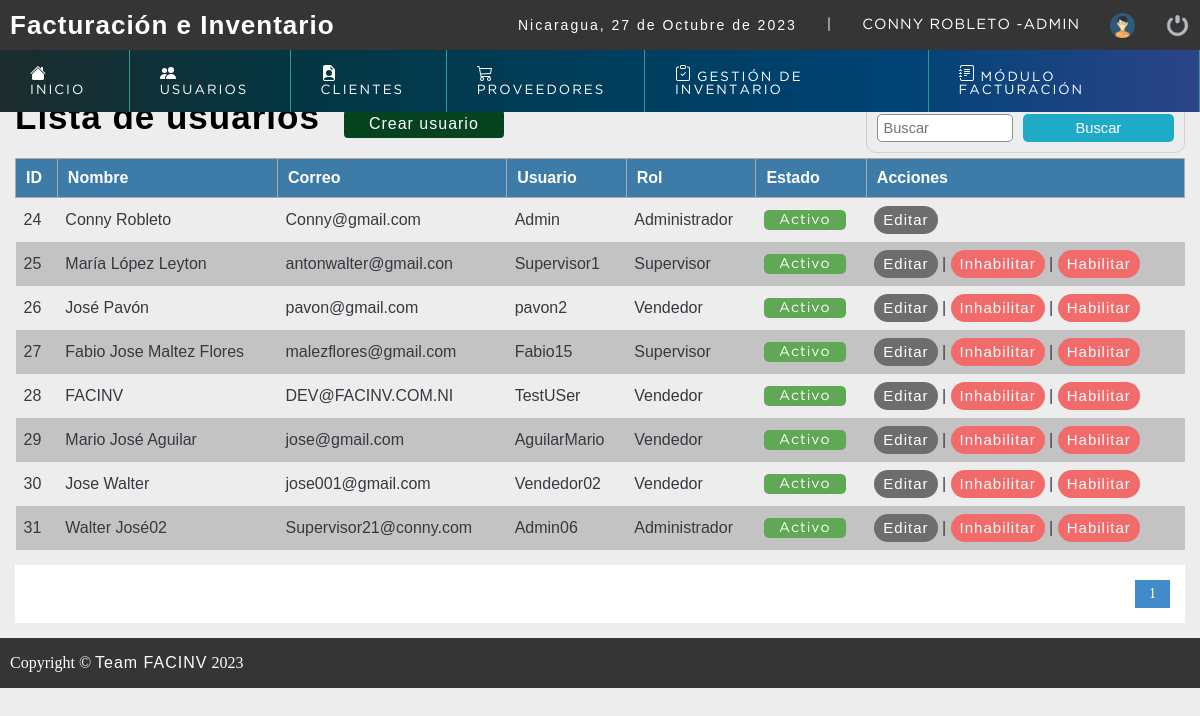
The app's page /sistema/lista_usuarios.php (signed in) with its own data.
### tables this page shows
CREATE TABLE `usuario` (
  `idusuario` int(11) NOT NULL,
  `nombre` varchar(50) DEFAULT NULL,
  `correo` varchar(100) DEFAULT NULL,
  `usuario` varchar(15) DEFAULT NULL,
  `clave` varchar(100) DEFAULT NULL,
  `rol` int(11) DEFAULT NULL,
  `estatus` int(11) NOT NULL DEFAULT 1
);

CREATE TABLE `rol` (
  `idrol` int(11) NOT NULL,
  `rol` varchar(20) DEFAULT NULL
);

### sistema/lista_usuarios.php (the view, shortened to what this page needs)
<?php
	include "../conexion.php";
 ?>
<!DOCTYPE html>
<html lang="en">
<head>
	<?php include "includes/scripts.php"; ?>
</head>
<body>
	<?php include "includes/header.php"; ?>
	<section id="container">
		<h1>Lista de usuarios</h1>
		<a href="registro_usuario.php" class="btn_new">Crear usuario</a>
		<form action="buscar_usuario.php" method="get" class="form_search">
			<input type="text" name="busqueda" id="busqueda" placeholder="Buscar">
			<input type="submit" value="Buscar" class="btn_search">
		</form>
		<table>
			<tr>
				<th>ID</th>
				<th>Nombre</th>
				<th>Correo</th>
				<th>Usuario</th>
				<th>Rol</th>
				<th>Estado</th>
				<th>Acciones</th>
			</tr>
		<?php
			$sql_registe = mysqli_query($conection,"SELECT COUNT(*) as total_registro FROM usuario WHERE estatus != 10 ");
			$result_register = mysqli_fetch_array($sql_registe);
			$total_registro = $result_register['total_registro'];
			$por_pagina = 10;
			if(empty($_GET['pagina']))
			{
				$pagina = 1;
			}else{
				$pagina = $_GET['pagina'];
			}
			$desde = ($pagina-1) * $por_pagina;
			$total_paginas = ceil($total_registro / $por_pagina);
			$query = mysqli_query($conection,"SELECT u.idusuario, u.nombre, u.correo, u.usuario,u.estatus, r.rol as rol, e.Descripcion as estado FROM usuario u INNER JOIN rol r ON u.rol = r.idrol
			                      INNER JOIN estado e ON u.estatus=e.codestado
			                      WHERE u.estatus !=10 ORDER BY u.idusuario
											  ASC LIMIT $desde,$por_pagina
				");
			$result = mysqli_num_rows($query);
			if($result > 0){
				while ($data = mysqli_fetch_array($query)) {
					if($data["estatus"]== 1){
						$estatus = '<span class="pagada" >Activo</span>';
					}else{
					 $estatus = '<span class="anulada" >Inactivo</span>';
					}
			?>
				<tr>
					<td><?php echo $data["idusuario"]; ?></td>
					<td><?php echo $data["nombre"]; ?></td>
					<td><?php echo $data["correo"]; ?></td>
					<td><?php echo $data["usuario"]; ?></td>
					<td><?php echo $data['rol']; ?></td>
					<td><?php echo $estatus; ?></td>
					<td>
						<a class="link_edit" href="editar_usuario.php?id=<?php echo $data["idusuario"]; ?>">Editar</a>
					<?php if($data["idusuario"] != 24){ ?>
						|
						<a class="link_delete" href="eliminar_confirmar_usuario.php?id=<?php echo $data["idusuario"]; ?>">Inhabilitar</a>
						|
						<a class="link_delete" href="habilitarusuario.php?id=<?php echo $data["idusuario"]; ?>">Habilitar</a>
					<?php } ?>
					</td>
				</tr>
		<?php
				}
			}
		 ?>
		</table>
		<div class="paginador">
			<ul>
			<?php
				for ($i=1; $i <= $total_paginas; $i++) {
					if($i == $pagina)
					{
						echo '<li class="pageSelected">'.$i.'</li>';
					}else{
						echo '<li><a href="?pagina='.$i.'">'.$i.'</a></li>';
					}
				}
			 ?>
			</ul>
		</div>
	</section>
	<?php include "includes/footer.php"; ?>
</body>
</html>

### sistema/css/style.css (style rules this page uses)
* { margin: 0; padding: 0; box-sizing: border-box; }
body { background: #ededed; }
h1, h2, h3, h4, h5, h6 { font-family: 'arial'; font-weight: bold; letter-spacing: 1px; }
h1 { font-size: 26px; }
a { text-decoration: none; font-family: arial; letter-spacing: 1px; }
span { font-family: 'GothamBook'; letter-spacing: 1px; font-size: 14px; line-height: 20px; }
#container { padding: 90px 15px 15px; }
form { background: #FFF; margin: auto; padding: 20px 50px; border: 1px solid #d1d1d1; }
input,select { display: block; width: 100%; font-size: 11pt; padding: 5px; border: 1px solid #85929e; border-radius: 5px; }
.btn_new { display: inline-block; background: #05421e; color: #FFF; padding: 5px 25px; border-radius: 4px; margin: 20px; }
#container h1 { font-size: 35px; display : inline-block; }
table { color: #343a40; border-collapse: collapse; font-size: 12pt; font-family: 'arial'; width: 100%; overflow: hidden; }
table th { text-align: left; padding: 10px; background: #3d7ba8; color:#fff; border: 1px solid #AAAAAA; overflow: hidden; }
table tr:nth-child(odd) { background: rgba(0, 0, 0, 0.178); }
table td { padding: 8px; margin: 15px; }
.link_edit { display: inline-block; padding: 7px 9px; border-radius: 100px; background: rgb(110, 108, 108); color: #fff; font-weight: 60; font-size: 15px; line-height: 14px; }
.link_delete { display: inline-block; padding: 7px 9px; border-radius: 100px; background: #f26b6b;; color: #fff; font-weight: 60; font-size: 15px; line-height: 14px; }
.paginador ul { padding: 15px; list-style: none; background: #FFF; margin-top: 15px; display: -webkit-flex; display: -moz-flex; display: -ms-flex; display: -o-flex; display: flex; justify-content: flex-end; }
.paginador a, .pageSelected { color: #428bca; border: 1px solid #ddd; padding: 5px; display: inline-block; font-size: 14px; text-align: center; width: 35px; }
.pageSelected { color: #FFF; background: #428bca; border: 1px solid #428bca; }
.form_search { margin-top: 13px; display: -webkit-flex; display: -moz-flex; display: -ms-flex; display: -o-flex; display: flex; float: right; background: initial; padding: 10px; border-radius: 10px; }
.form_search .btn_search { background: #1faac8; color: #FFF; padding: 0 20px; border: 0; cursor: pointer; margin-left: 10px; }
.pagada, .anulada { color: #fff; background: #60a756; text-align: center; border-radius: 5px; padding: 4px 15px; }

### records on screen
usuario: idusuario "24", nombre "Conny Robleto", correo "Conny@gmail.com", usuario "Admin", rol.rol "Administrador", estatus "Activo"
usuario: idusuario "25", nombre "María López Leyton", correo "antonwalter@gmail.con", usuario "Supervisor1", rol.rol "Supervisor", estatus "Activo"
usuario: idusuario "26", nombre "José Pavón", correo "pavon@gmail.com", usuario "pavon2", rol.rol "Vendedor", estatus "Activo"
usuario: idusuario "27", nombre "Fabio Jose Maltez Flores", correo "malezflores@gmail.com", usuario "Fabio15", rol.rol "Supervisor", estatus "Activo"
usuario: idusuario "28", nombre "FACINV", correo "DEV@FACINV.COM.NI", usuario "TestUSer", rol.rol "Vendedor", estatus "Activo"
usuario: idusuario "29", nombre "Mario José Aguilar", correo "jose@gmail.com", usuario "AguilarMario", rol.rol "Vendedor", estatus "Activo"
usuario: idusuario "30", nombre "Jose Walter", correo "jose001@gmail.com", usuario "Vendedor02", rol.rol "Vendedor", estatus "Activo"
usuario: idusuario "31", nombre "Walter José02", correo "Supervisor21@conny.com", usuario "Admin06", rol.rol "Administrador", estatus "Activo"

### other values on screen
fechaC() "27 de Octubre de 2023"
$_SESSION['nombre'] "CONNY ROBLETO"
$_SESSION['user'] "ADMIN"
